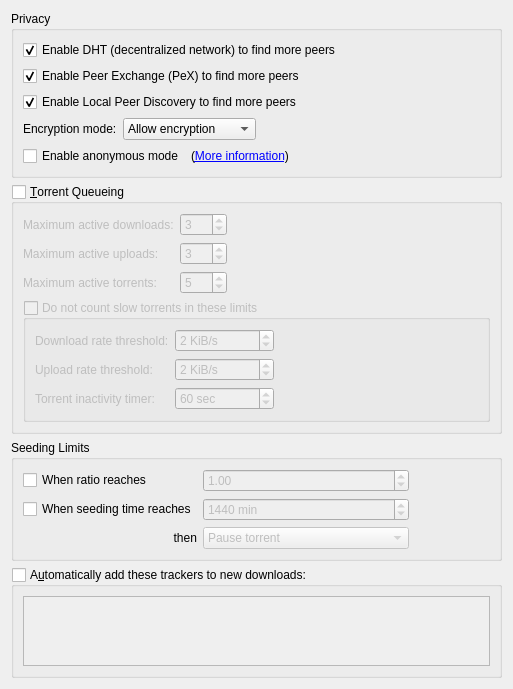
          <widget class="QWidget" name="scrollAreaWidgetContents_4">
           <property name="geometry">
            <rect>
             <x>0</x>
             <y>0</y>
             <width>513</width>
             <height>679</height>
            </rect>
           </property>
           <layout class="QVBoxLayout" name="verticalLayout_7">
            <item>
             <widget class="QGroupBox" name="AddBTFeaturesBox">
              <property name="title">
               <string>Privacy</string>
              </property>
              <layout class="QVBoxLayout" name="verticalLayout_14">
               <item>
                <widget class="QCheckBox" name="checkDHT">
                 <property name="toolTip">
                  <string>Find peers on the DHT network</string>
                 </property>
                 <property name="text">
                  <string>Enable DHT (decentralized network) to find more peers</string>
                 </property>
                 <property name="checked">
                  <bool>true</bool>
                 </property>
                </widget>
               </item>
               <item>
                <widget class="QCheckBox" name="checkPeX">
                 <property name="toolTip">
                  <string>Exchange peers with compatible Bittorrent clients (µTorrent, Vuze, ...)</string>
                 </property>
                 <property name="text">
                  <string>Enable Peer Exchange (PeX) to find more peers</string>
                 </property>
                 <property name="checked">
                  <bool>true</bool>
                 </property>
                </widget>
               </item>
               <item>
                <widget class="QCheckBox" name="checkLSD">
                 <property name="toolTip">
                  <string>Look for peers on your local network</string>
                 </property>
                 <property name="text">
                  <string>Enable Local Peer Discovery to find more peers</string>
                 </property>
                 <property name="checked">
                  <bool>true</bool>
                 </property>
                </widget>
               </item>
               <item>
                <layout class="QHBoxLayout">
                 <item>
                  <widget class="QLabel" name="lbl_encryption">
                   <property name="text">
                    <string>Encryption mode:</string>
                   </property>
                  </widget>
                 </item>
                 <item>
                  <widget class="QComboBox" name="comboEncryption">
                   <property name="toolTip">
                    <string>Allow encryption: Connect to peers regardless of setting
Require encryption: Only connect to peers with protocol encryption
Disable encryption: Only connect to peers without protocol encryption</string>
                   </property>
                   <item>
                    <property name="text">
                     <string>Allow encryption</string>
                    </property>
                   </item>
                   <item>
                    <property name="text">
                     <string>Require encryption</string>
                    </property>
                   </item>
                   <item>
                    <property name="text">
                     <string>Disable encryption</string>
                    </property>
                   </item>
                  </widget>
                 </item>
                 <item>
                  <spacer>
                   <property name="orientation">
                    <enum>Qt::Horizontal</enum>
                   </property>
                   <property name="sizeHint" stdset="0">
                    <size>
                     <width>40</width>
                     <height>20</height>
                    </size>
                   </property>
                  </spacer>
                 </item>
                </layout>
               </item>
               <item>
                <layout class="QHBoxLayout" name="horizontalLayout_6">
                 <item>
                  <widget class="QCheckBox" name="checkAnonymousMode">
                   <property name="toolTip">
                    <string>Enable when using a proxy or a VPN connection</string>
                   </property>
                   <property name="text">
                    <string>Enable anonymous mode</string>
                   </property>
                  </widget>
                 </item>
                 <item>
                  <widget class="QLabel" name="label_anonymous">
                   <property name="text">
                    <string>(&lt;a href=&quot;https://github.com/torrente/Torrente/wiki/Anonymous-Mode&quot;&gt;More information&lt;/a&gt;)</string>
                   </property>
                   <property name="openExternalLinks">
                    <bool>true</bool>
                   </property>
                  </widget>
                 </item>
                 <item>
                  <spacer name="horizontalSpacer_14">
                   <property name="orientation">
                    <enum>Qt::Horizontal</enum>
                   </property>
                   <property name="sizeHint" stdset="0">
                    <size>
                     <width>40</width>
                     <height>20</height>
                    </size>
                   </property>
                  </spacer>
                 </item>
                </layout>
               </item>
              </layout>
             </widget>
            </item>
            <item>
             <widget class="QGroupBox" name="checkEnableQueueing">
              <property name="title">
               <string>&amp;Torrent Queueing</string>
              </property>
              <property name="checkable">
               <bool>true</bool>
              </property>
              <property name="checked">
               <bool>false</bool>
              </property>
              <layout class="QGridLayout" name="gridLayout_2">
               <item row="0" column="0">
                <widget class="QLabel" name="label_max_active_dl">
                 <property name="text">
                  <string>Maximum active downloads:</string>
                 </property>
                </widget>
               </item>
               <item row="0" column="1">
                <widget class="QSpinBox" name="spinMaxActiveDownloads">
                 <property name="specialValueText">
                  <string>∞</string>
                 </property>
                 <property name="minimum">
                  <number>-1</number>
                 </property>
                 <property name="maximum">
                  <number>999</number>
                 </property>
                 <property name="value">
                  <number>3</number>
                 </property>
                </widget>
               </item>
               <item row="1" column="0">
                <widget class="QLabel" name="label_max_active_up">
                 <property name="text">
                  <string>Maximum active uploads:</string>
                 </property>
                </widget>
               </item>
               <item row="1" column="1">
                <widget class="QSpinBox" name="spinMaxActiveUploads">
                 <property name="specialValueText">
                  <string>∞</string>
                 </property>
                 <property name="minimum">
                  <number>-1</number>
                 </property>
                 <property name="maximum">
                  <number>999</number>
                 </property>
                 <property name="value">
                  <number>3</number>
                 </property>
                </widget>
               </item>
               <item row="2" column="0">
                <widget class="QLabel" name="maxActiveTorrents_lbl">
                 <property name="text">
                  <string>Maximum active torrents:</string>
                 </property>
                </widget>
               </item>
               <item row="2" column="1">
                <widget class="QSpinBox" name="spinMaxActiveTorrents">
                 <property name="specialValueText">
                  <string>∞</string>
                 </property>
                 <property name="minimum">
                  <number>-1</number>
                 </property>
                 <property name="maximum">
                  <number>999</number>
                 </property>
                 <property name="value">
                  <number>5</number>
                 </property>
                </widget>
               </item>
               <item row="0" column="2">
                <spacer name="horizontalSpacer_7">
                 <property name="orientation">
                  <enum>Qt::Horizontal</enum>
                 </property>
                 <property name="sizeHint" stdset="0">
                  <size>
                   <width>40</width>
                   <height>20</height>
                  </size>
                 </property>
                </spacer>
               </item>
               <item row="3" column="0" colspan="3">
                <widget class="QGroupBox" name="checkIgnoreSlowTorrentsForQueueing">
                 <property name="title">
                  <string>Do not count slow torrents in these limits</string>
                 </property>
                 <property name="checkable">
                  <bool>true</bool>
                 </property>
                 <property name="checked">
                  <bool>false</bool>
                 </property>
                 <layout class="QGridLayout" name="gridLayout_13">
                  <item row="0" column="1">
                   <widget class="QSpinBox" name="spinDownloadRateForSlowTorrents">
                    <property name="suffix">
                     <string> KiB/s</string>
                    </property>
                    <property name="maximum">
                     <number>2000000</number>
                    </property>
                    <property name="value">
                     <number>2</number>
                    </property>
                   </widget>
                  </item>
                  <item row="1" column="1">
                   <widget class="QSpinBox" name="spinUploadRateForSlowTorrents">
                    <property name="suffix">
                     <string> KiB/s</string>
                    </property>
                    <property name="maximum">
                     <number>2000000</number>
                    </property>
                    <property name="value">
                     <number>2</number>
                    </property>
                   </widget>
                  </item>
                  <item row="1" column="0">
                   <widget class="QLabel" name="labelUploadRateForSlowTorrents">
                    <property name="text">
                     <string>Upload rate threshold:</string>
                    </property>
                   </widget>
                  </item>
                  <item row="0" column="0">
                   <widget class="QLabel" name="labelDownloadRateForSlowTorrents">
                    <property name="text">
                     <string>Download rate threshold:</string>
                    </property>
                   </widget>
                  </item>
                  <item row="0" column="2">
                   <spacer name="horizontalSpacer_9">
                    <property name="orientation">
                     <enum>Qt::Horizontal</enum>
                    </property>
                    <property name="sizeHint" stdset="0">
                     <size>
                      <width>40</width>
                      <height>20</height>
                     </size>
                    </property>
                   </spacer>
                  </item>
                  <item row="2" column="1">
                   <widget class="QSpinBox" name="spinSlowTorrentsInactivityTimer">
                    <property name="suffix">
                     <string extracomment="seconds"> sec</string>
                    </property>
                    <property name="minimum">
                     <number>1</number>
                    </property>
                    <property name="maximum">
                     <number>999999</number>
                    </property>
                    <property name="value">
                     <number>60</number>
                    </property>
                   </widget>
                  </item>
                  <item row="2" column="0">
                   <widget class="QLabel" name="labelSlowTorrentInactivityTimer">
                    <property name="text">
                     <string>Torrent inactivity timer:</string>
                    </property>
                   </widget>
                  </item>
                 </layout>
                </widget>
               </item>
              </layout>
             </widget>
            </item>
            <item>
             <widget class="QGroupBox" name="seedingLimitsBox">
              <property name="title">
               <string>Seeding Limits</string>
              </property>
              <layout class="QGridLayout" name="gridLayout_91">
               <item row="2" column="1">
                <widget class="QSpinBox" name="spinMaxSeedingMinutes">
                 <property name="enabled">
                  <bool>false</bool>
                 </property>
                 <property name="suffix">
                  <string extracomment="minutes"> min</string>
                 </property>
                 <property name="maximum">
                  <number>9999999</number>
                 </property>
                 <property name="value">
                  <number>1440</number>
                 </property>
                </widget>
               </item>
               <item row="2" column="0">
                <widget class="QCheckBox" name="checkMaxSeedingMinutes">
                 <property name="text">
                  <string>When seeding time reaches</string>
                 </property>
                </widget>
               </item>
               <item row="3" column="0">
                <widget class="QLabel" name="label">
                 <property name="text">
                  <string>then</string>
                 </property>
                 <property name="alignment">
                  <set>Qt::AlignRight|Qt::AlignTrailing|Qt::AlignVCenter</set>
                 </property>
                </widget>
               </item>
               <item row="3" column="1">
                <widget class="QComboBox" name="comboRatioLimitAct">
                 <property name="enabled">
                  <bool>false</bool>
                 </property>
                 <item>
                  <property name="text">
                   <string>Pause torrent</string>
                  </property>
                 </item>
                 <item>
                  <property name="text">
                   <string>Remove torrent</string>
                  </property>
                 </item>
                 <item>
                  <property name="text">
                   <string>Remove torrent and its files</string>
                  </property>
                 </item>
                 <item>
                  <property name="text">
                   <string>Enable super seeding for torrent</string>
                  </property>
                 </item>
                </widget>
               </item>
               <item row="1" column="0">
                <widget class="QCheckBox" name="checkMaxRatio">
                 <property name="text">
                  <string>When ratio reaches</string>
                 </property>
                </widget>
               </item>
               <item row="1" column="1">
                <widget class="QDoubleSpinBox" name="spinMaxRatio">
                 <property name="enabled">
                  <bool>false</bool>
                 </property>
                 <property name="maximum">
                  <double>9998.000000000000000</double>
                 </property>
                 <property name="singleStep">
                  <double>0.050000000000000</double>
                 </property>
                 <property name="value">
                  <double>1.000000000000000</double>
                 </property>
                </widget>
               </item>
               <item row="1" column="2">
                <spacer name="horizontalSpacer_2">
                 <property name="orientation">
                  <enum>Qt::Horizontal</enum>
                 </property>
                 <property name="sizeHint" stdset="0">
                  <size>
                   <width>40</width>
                   <height>20</height>
                  </size>
                 </property>
                </spacer>
               </item>
              </layout>
             </widget>
            </item>
            <item>
             <widget class="QGroupBox" name="checkEnableAddTrackers">
              <property name="title">
               <string>A&amp;utomatically add these trackers to new downloads:</string>
              </property>
              <property name="checkable">
               <bool>true</bool>
              </property>
              <property name="checked">
               <bool>false</bool>
              </property>
              <layout class="QGridLayout" name="gridLayout_16">
               <item row="0" column="0">
                <widget class="QPlainTextEdit" name="textTrackers">
                 <property name="enabled">
                  <bool>true</bool>
                 </property>
                 <property name="focusPolicy">
                  <enum>Qt::StrongFocus</enum>
                 </property>
                </widget>
               </item>
              </layout>
             </widget>
            </item>
            <item>
             <spacer name="verticalSpacer_8">
              <property name="orientation">
               <enum>Qt::Vertical</enum>
              </property>
              <property name="sizeHint" stdset="0">
               <size>
                <width>20</width>
                <height>40</height>
               </size>
              </property>
             </spacer>
            </item>
           </layout>
          </widget>
